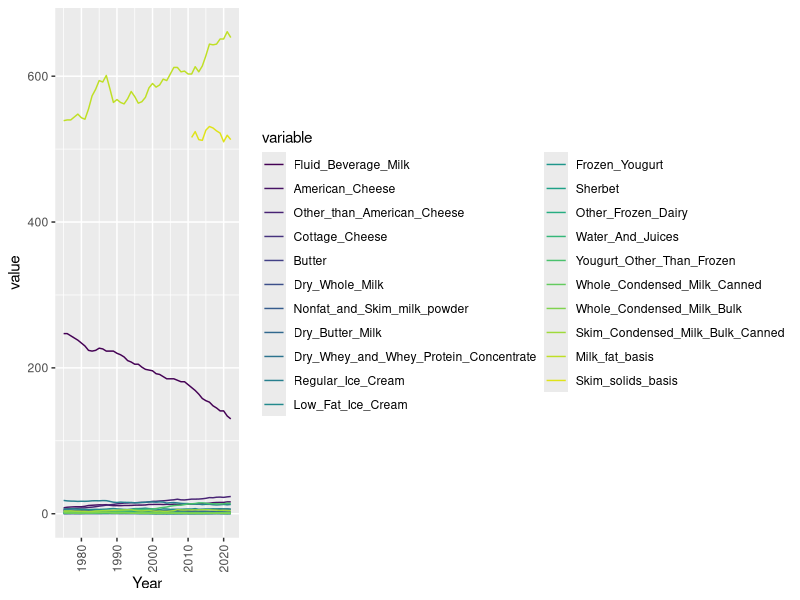
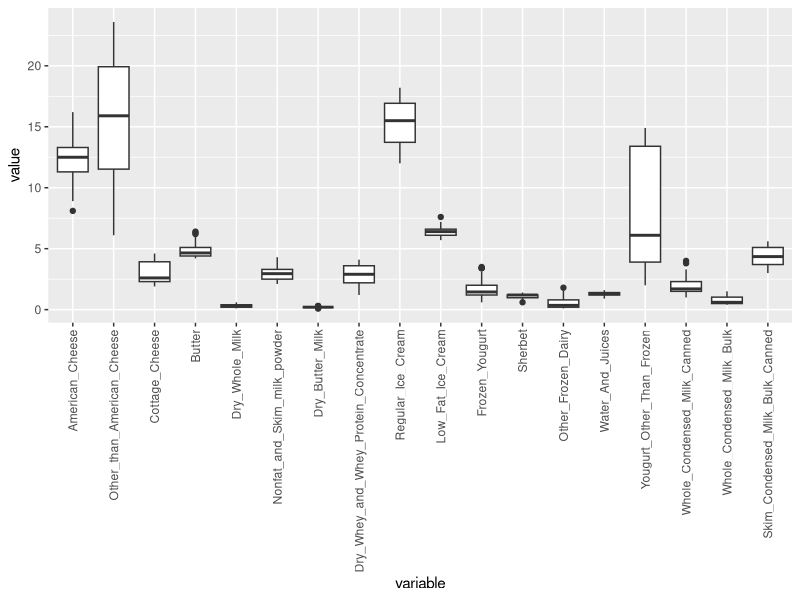
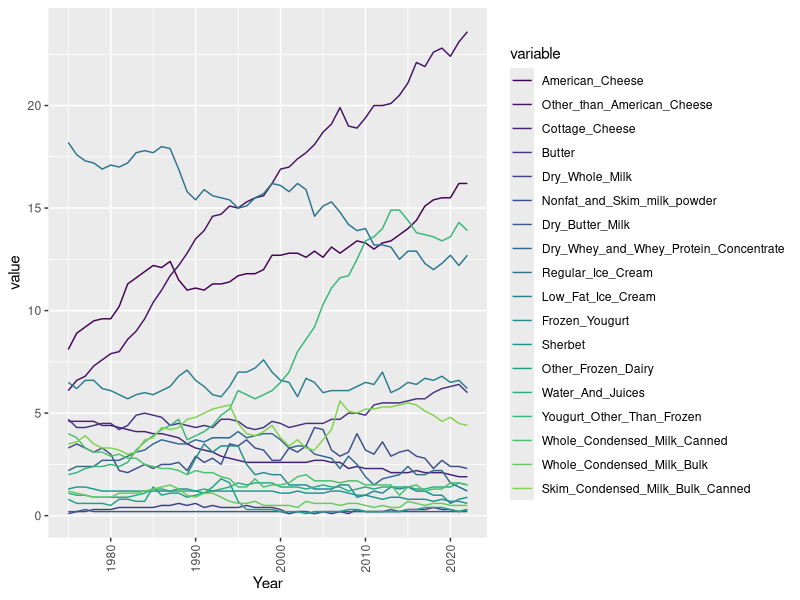
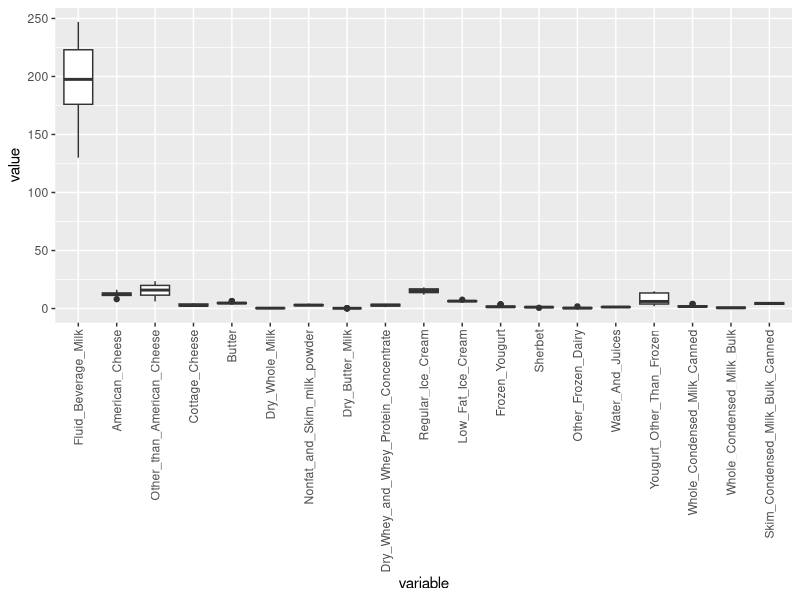
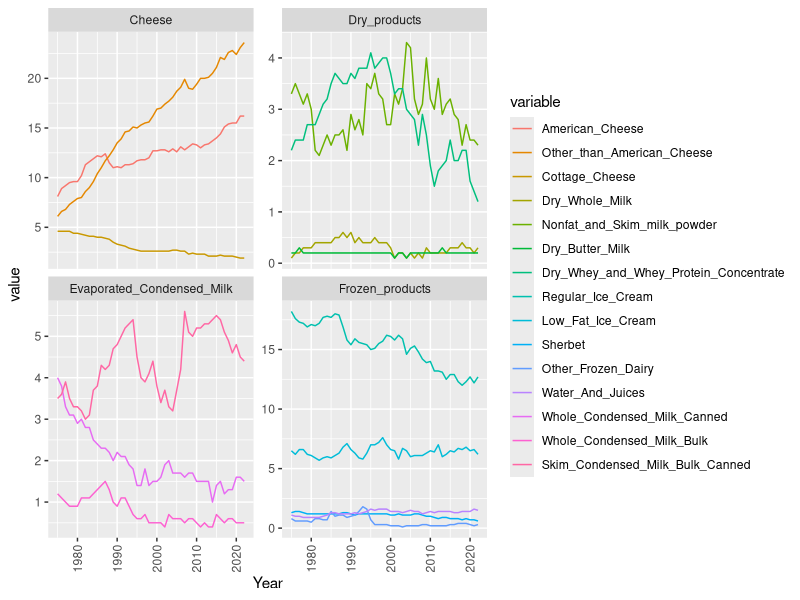

These figures' R source, in order:
## ---- chunk 1
knitr::opts_chunk$set(echo = TRUE)
## ---- chunk 2

# Load the readxl package
library(tidyverse)
library(readxl)


library(readr)

# Read the CSV file from GitHub

dataset <- read.csv("pcconsp_1_csv.csv")

## ---- chunk 3

str(dataset)

## ---- chunk 4

summary(dataset)

## ---- chunk 5

# Load necessary libraries
library(ggplot2)
library(reshape2)
library(viridis)


my_palette <- viridis(22)

# Reshape data into long format
melted_data <- melt(dataset, id.vars = "Year")



# Create density plot
ggplot(melted_data, aes(x = Year, y = value , color = variable)) +
  geom_line()+
  theme(axis.text.x = element_text(angle = 90, hjust = 1, vjust = 0.5))+
  scale_color_manual(values = my_palette)





## ---- chunk 6

my_palette <- viridis(22)

# Reshape data into long format
melted_data <- melt(dataset, id.vars = "Year")

melted_data_products <- melted_data %>%
  filter(variable != "Milk_fat_basis", variable != "Skim_solids_basis")

# Create density plot
sales <- ggplot(melted_data_products, aes(x = variable, y = value)) +
  geom_boxplot()+
  theme(axis.text.x = element_text(angle = 90, hjust = 1, vjust = 0.5))

ggsave("sales_counts.jpeg", sales)

melted_data_below100 <- melted_data %>% 
  filter(value <= 100)

ggplot(melted_data_below100, aes(x = variable, y = value)) +
  geom_boxplot()+
  theme(axis.text.x = element_text(angle = 90, hjust = 1, vjust = 0.5))

ggplot(melted_data_below100, aes(x = Year, y = value , color = variable)) +
  geom_line()+
  theme(axis.text.x = element_text(angle = 90, hjust = 1, vjust = 0.5))+
  scale_color_manual(values = my_palette)

## ---- chunk 7

head(melted_data, 3)

## ---- chunk 8

#Creating catgories based on the variable identifier

categorize <- function(variable_name) {
  if (grepl("American_Cheese", variable_name, ignore.case = TRUE)) {
    return("Cheese")
  } else if (grepl("Other_than_American_Cheese", variable_name, ignore.case = TRUE)) {
    return("Cheese")
  } else if (grepl("Cottage_Cheese", variable_name, ignore.case = TRUE)) {
    return("Cheese")
  } else if (grepl("Dry_Whole_Milk", variable_name, ignore.case = TRUE)) {
    return("Dry_products")
  } else if (grepl("Nonfat_and_Skim_milk_powder", variable_name, ignore.case = TRUE)) {
    return("Dry_products")
  } else if (grepl("Dry_Butter_Milk", variable_name, ignore.case = TRUE)) {
    return("Dry_products")
  } else if (grepl("Dry_Whey_and_Whey_Protein_Concentrate", variable_name, ignore.case = TRUE)) {
    return("Dry_products")
  } else if (grepl("Regular_Ice_Cream", variable_name, ignore.case = TRUE)) {
    return("Frozen_products")
  } else if (grepl("Low_Fat_Ice_Cream", variable_name, ignore.case = TRUE)) {
    return("Frozen_products")
  } else if (grepl("Sherbet", variable_name, ignore.case = TRUE)) {
    return("Frozen_products")
  } else if (grepl("Other_Frozen_Dairy", variable_name, ignore.case = TRUE)) {
    return("Frozen_products")
  } else if (grepl("Water_And_Juices", variable_name, ignore.case = TRUE)) {
    return("Frozen_products")
  } else if (grepl("Whole_Condensed_Milk_Canned", variable_name, ignore.case = TRUE)) {
    return("Evaporated_Condensed_Milk")
  } else if (grepl("Whole_Condensed_Milk_Bulk", variable_name, ignore.case = TRUE)) {
    return("Evaporated_Condensed_Milk")
  } else if (grepl("Skim_Condensed_Milk_Bulk_Canned", variable_name, ignore.case = TRUE)) {
    return("Evaporated_Condensed_Milk")
  } else {
    return("Other")
  }
}


## ---- chunk 9

melted_data$Category <- sapply(melted_data$variable, categorize)

head(melted_data)

## ---- chunk 10

melted_data_categories <- melted_data %>% 
  filter(melted_data$Category != "Other")

trends <- ggplot(melted_data_categories, aes(x = Year, y = value, color = variable)) +
  geom_line() +
  theme(axis.text.x = element_text(angle = 90, hjust = 1, vjust = 0.5))+
  facet_wrap(~ Category, scales = "free_y")

ggsave("trends_facet.jpeg", trends)
  


